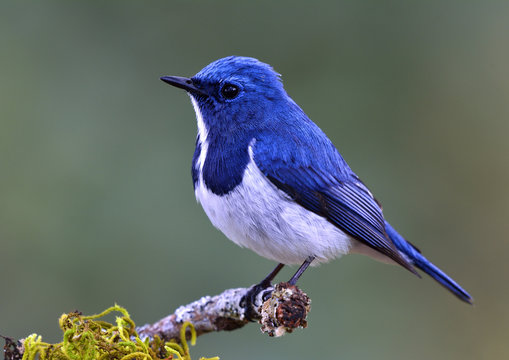
#> input picture data/image.jpg, 509 x 360 px, found by its file name
$ python 8_cvdrawing.py
#> lines starting #> are read from the running program, lines starting #| are printed output that depends on the picture
import os
import cv2

img = cv2.imread(os.path.join('.','data','image.jpg'))
#> img is the input picture: shape (360, 509, 3); mean B, G, R 104.5, 106.1, 97.7

cv2.line(img, (100, 150), (200, 350), (0,255,0), 3)
cv2.rectangle(img, (500, 190), (70, 500), (0,255,0), 3)
cv2.circle(img, (300, 90), 70, (0,255,0), 3)
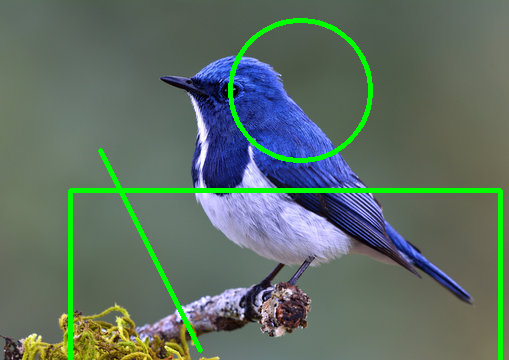
#> img: shape (360, 509, 3); mean B, G, R 100.3, 112, 94


cv2.imshow('frame', img)
cv2.waitKey(0)
